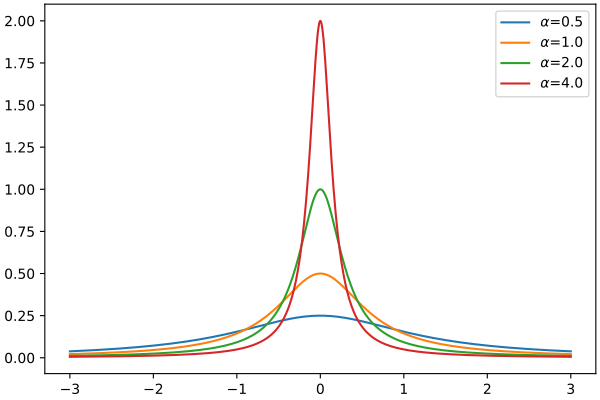

Python code for this plot:
import brainpy as bp
import brainpy.math as bm
import matplotlib.pyplot as plt
bp.visualize.get_figure(1, 1, 4, 6)
xs = bm.linspace(-3, 3, 1000)
for alpha in [0.5, 1., 2., 4.]:
  grads = bm.vector_grad(bm.surrogate.arctan)(xs, alpha)
  plt.plot(xs, grads, label=r'$\alpha$=' + str(alpha))
plt.legend()
plt.show()
